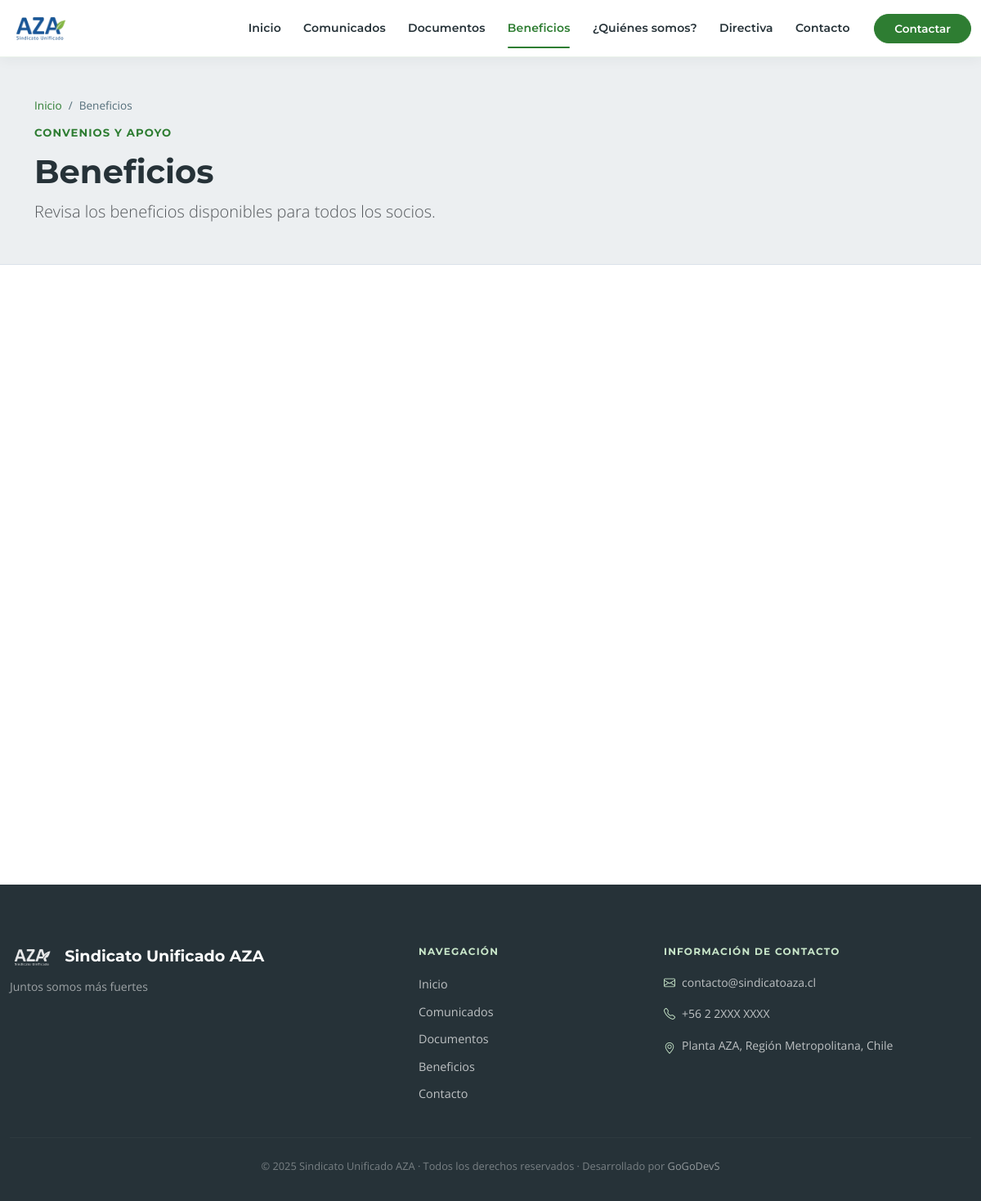
/beneficios/, run on the app's committed database.
### apps/siteconfig/models.py (models this page shows, shortened)
class SiteConfiguration(models.Model):
    site_name = models.CharField("nombre del sitio", max_length=150)
    site_tagline = models.CharField("bajada del sitio", max_length=200, blank=True)
    meta_description = models.CharField(
        "meta descripcion",
        max_length=255,
        blank=True,
        help_text="Descripcion breve para SEO y navegadores.",
    )
    logo = models.ImageField("logo", upload_to=siteconfig_upload_to, blank=True, null=True)
    primary_color = models.CharField(
        "color principal",
        max_length=7,
        default="#0F4C5C",
        validators=[hex_color_validator],
        help_text="Color institucional principal en formato hexadecimal.",
    )
    secondary_color = models.CharField(
        "color secundario",
        max_length=7,
        default="#1F2937",
        validators=[hex_color_validator],
        help_text="Color secundario en formato hexadecimal.",
    )
    accent_color = models.CharField(
        "color de acento",
        max_length=7,
        default="#EAB308",
        validators=[hex_color_validator],
        help_text="Color de apoyo para llamados a la accion.",
    )
    contact_email = models.EmailField("correo de contacto", blank=True)
    contact_phone = models.CharField("telefono de contacto", max_length=30, blank=True)
    whatsapp_number = models.CharField("WhatsApp", max_length=30, blank=True)
    address = models.CharField("direccion", max_length=255, blank=True)
    facebook_url = models.URLField("Facebook", blank=True)
    instagram_url = models.URLField("Instagram", blank=True)
    x_url = models.URLField("X / Twitter", blank=True)
    youtube_url = models.URLField("YouTube", blank=True)
    linkedin_url = models.URLField("LinkedIn", blank=True)
    hero_title = models.CharField("titulo hero", max_length=160, blank=True)
    hero_text = models.TextField("texto hero", blank=True)
    hero_image = models.ImageField(
        "imagen hero",
        upload_to=siteconfig_upload_to,
        blank=True,
        null=True,
    )
    updated_at = models.DateTimeField("actualizado", auto_now=True)
    class Meta:
        verbose_name = "configuracion del sitio"
        verbose_name_plural = "configuracion del sitio"
    @classmethod
    def get_solo(cls):
        return cls.objects.first()

### apps/beneficios/views.py (the view)
# urls.py: path("", BeneficioListView.as_view(), name="list"),
class BeneficioListView(ListView):
    model = Beneficio
    template_name = "beneficios/beneficio_list.html"
    context_object_name = "beneficios"
    paginate_by = 9
    def get_queryset(self):
        return (
            Beneficio.objects.select_related("categoria")
            .filter(activo=True, categoria__activo=True)
            .order_by("-destacado", "titulo")
        )

### apps/beneficios/models.py (called while the page is built)
    def __str__(self):
        return self.nombre

### apps/core/context_processors.py (called while the page is built)
def site_configuration(request):
    return {
        "site_configuration": SiteConfiguration.get_solo(),
    }

### templates/beneficios/beneficio_list.html (shortened to what this page needs)
{% extends "base.html" %}
{% block content %}
<section class="page-header py-5">
    <div class="container">
        <nav aria-label="breadcrumb">
            <ol class="breadcrumb mb-2">
                <li class="breadcrumb-item"><a href="{% url 'core:home' %}">Inicio</a></li>
                <li class="breadcrumb-item active">Beneficios</li>
            </ol>
        </nav>
        <span class="section-eyebrow">Convenios y apoyo</span>
        <h1 class="display-6 fw-bold mb-2">Beneficios</h1>
        <p class="lead text-muted mb-0">Revisa los beneficios disponibles para todos los socios.</p>
    </div>
</section>
<section class="pb-5 pt-4">
    <div class="container">
        <div class="row g-4">
        </div>
    </div>
</section>
{% endblock %}

### templates/includes/header.html (shortened to what this page needs)
{% load static %}
<header class="site-header">
    <nav class="navbar navbar-expand-lg navbar-light">
        <div class="container header-container">
            <a class="navbar-brand" href="{% url 'core:home' %}">
                <div class="navbar-logo-container">
                    <img src="{% if site_configuration.logo %}{{ site_configuration.logo.url }}{% else %}{% static 'img/logo.png' %}{% endif %}"
                         alt="Sindicato AZA"
                         loading="lazy"
                         onerror="this.style.display='none'">
                </div>
            </a>
            <div class="collapse navbar-collapse" id="mainNavbar">
                <ul class="navbar-nav ms-auto mb-2 mb-lg-0 align-items-lg-center">
                    <li class="nav-item">
                        <a class="nav-link" href="{% url 'core:home' %}">Inicio</a>
                    </li>
                    <li class="nav-item">
                        <a class="nav-link" href="{% url 'comunicados:list' %}">Comunicados</a>
                    </li>
                    <li class="nav-item">
                        <a class="nav-link" href="{% url 'documentos:list' %}">Documentos</a>
                    </li>
                    <li class="nav-item">
                        <a class="nav-link" href="{% url 'beneficios:list' %}">Beneficios</a>
                    </li>
                    <li class="nav-item">
                        <a class="nav-link" href="{% url 'core:home' %}#quienes-somos">¿Quiénes somos?</a>
                    </li>
                    <li class="nav-item">
                        <a class="nav-link" href="{% url 'core:home' %}#directiva">Directiva</a>
                    </li>
                    <li class="nav-item">
                        <a class="nav-link" href="{% url 'contacto:index' %}">Contacto</a>
                    </li>
                    <li class="nav-item ms-lg-3">
                        <a class="btn btn-primary btn-sm px-4 rounded-pill" href="{% url 'contacto:index' %}">Contactar</a>
                    </li>
                </ul>
            </div>
        </div>
    </nav>
</header>

### templates/includes/footer.html
<footer class="site-footer py-5 mt-5">
    <div class="container footer-container">
        <div class="row g-4 align-items-start">
            <div class="col-lg-5">
                <p class="mb-2 footer-brand">
                    {% if site_configuration.logo %}
                        <img src="{{ site_configuration.logo.url }}" alt="{{ site_configuration.site_name }}" height="32" class="me-2" style="filter: brightness(0) invert(1); opacity:0.9;">
                    {% endif %}
                    {{ site_configuration.site_name|default:"Sindicato Unificado AZA" }}
                </p>
                <p class="mb-0 text-muted small">
                    {{ site_configuration.site_tagline|default:"Juntos somos más fuertes" }}
                </p>
            </div>
            <div class="col-sm-6 col-lg-3">
                <p class="footer-title">Navegación</p>
                <ul class="footer-links list-unstyled mb-0">
                    <li><a href="{% url 'core:home' %}">Inicio</a></li>
                    <li><a href="{% url 'comunicados:list' %}">Comunicados</a></li>
                    <li><a href="{% url 'documentos:list' %}">Documentos</a></li>
                    <li><a href="{% url 'beneficios:list' %}">Beneficios</a></li>
                    <li><a href="{% url 'contacto:index' %}">Contacto</a></li>
                </ul>
            </div>
            <div class="col-sm-6 col-lg-4">
                <p class="footer-title">Información de contacto</p>
                <div class="footer-contact small d-flex flex-column gap-2">
                    {% if site_configuration.contact_email %}
                        <a class="text-decoration-none d-flex align-items-center gap-2" href="mailto:{{ site_configuration.contact_email }}" style="color: rgba(255,255,255,0.70);">
                            <i class="bi bi-envelope" style="color: var(--aza-verde-claro);"></i>
                            {{ site_configuration.contact_email }}
                        </a>
                    {% else %}
                        <span class="text-muted d-flex align-items-center gap-2">
                            <i class="bi bi-envelope" style="color: var(--aza-verde-claro);"></i>
                            Correo no configurado
                        </span>
                    {% endif %}
                    {% if site_configuration.contact_phone %}
                        <span class="d-flex align-items-center gap-2" style="color: rgba(255,255,255,0.70);">
                            <i class="bi bi-telephone" style="color: var(--aza-verde-claro);"></i>
                            {{ site_configuration.contact_phone }}
                        </span>
                    {% else %}
                        <span class="text-muted d-flex align-items-center gap-2">
                            <i class="bi bi-telephone" style="color: var(--aza-verde-claro);"></i>
                            Teléfono no configurado
                        </span>
                    {% endif %}
                    {% if site_configuration.address %}
                        <span class="d-flex align-items-start gap-2" style="color: rgba(255,255,255,0.70);">
                            <i class="bi bi-geo-alt mt-1" style="color: var(--aza-verde-claro); flex-shrink:0;"></i>
                            {{ site_configuration.address }}
                        </span>
                    {% endif %}
                </div>
            </div>
        </div>
        <hr class="footer-divider">
        <p class="footer-copy mb-0">
            &copy; 2025 Sindicato Unificado AZA &middot; Todos los derechos reservados &middot;
            Desarrollado por <a href="#">GoGoDevS</a>
        </p>
    </div>
</footer>

### static/css/base.css (style rules this page uses)
:root { --aza-verde: #2E7D32; --aza-verde-2: #43A047; --aza-verde-claro: #C8E6C9; --aza-azul: #1565C0; --aza-azul-2: #1976D2; --aza-gris-oscuro: #263238; --aza-gris-medio: #546E7A; --aza-gris-claro: #ECEFF1; --aza-blanco: #FFFFFF; --aza-acento: #FF6F00; --aza-primary: var(--aza-verde); --aza-secondary: var(--aza-gris-oscuro); --aza-accent: var(--aza-acento); --aza-light: var(--aza-gris-claro); --aza-border: #dbe2ea; --aza-surface: var(--aza-blanco); --aza-soft: #f0f7f0; --color-primary: var(--aza-verde); --color-secondary: var(--aza-gris-oscuro); --color-accent: var(--aza-acento); --color-muted-bg: var(--aza-gris-claro); --color-bg-soft: var(--aza-gris-claro); --color-text: var(--aza-gris-oscuro); --color-border: #dbe2ea; --color-dark-surface: var(--aza-azul); --color-dark-surface-2: var(--aza-verde); --font-titulo: 'Montserrat', 'Segoe UI', sans-serif; --font-cuerpo: 'Open Sans', 'Segoe UI', Tahoma, Geneva, Verdana, sans-serif; --transition: 0.22s ease; --radius: 0.75rem; }
html { min-height: 100%; scroll-behavior: smooth; }
body { min-height: 100vh; font-family: var(--font-cuerpo); color: var(--aza-gris-oscuro); background-color: var(--aza-blanco); line-height: 1.65; -webkit-font-smoothing: antialiased; text-rendering: optimizeLegibility; }
h1, h2, h3, h4, h5, h6 { font-family: var(--font-titulo); font-weight: 700; }
.container { --bs-gutter-x: 1.5rem; }
a { color: var(--aza-azul); transition: color var(--transition); }
.btn-primary { --bs-btn-bg: var(--aza-verde); --bs-btn-border-color: var(--aza-verde); --bs-btn-hover-bg: var(--aza-verde-2); --bs-btn-hover-border-color: var(--aza-verde-2); --bs-btn-active-bg: #1B5E20; --bs-btn-active-border-color: #1B5E20; font-family: var(--font-titulo); font-weight: 600; }
.section-eyebrow { display: inline-block; margin-bottom: 0.75rem; color: var(--aza-verde); font-size: 0.8rem; font-weight: 700; letter-spacing: 0.1em; text-transform: uppercase; font-family: var(--font-titulo); }
.navbar-logo-container { display: flex; align-items: center; gap: 10px; }
.navbar-logo-container img { height: 44px; width: auto; }

### static/css/pages.css (style rules this page uses)
.breadcrumb { font-size: 0.85rem; }
.breadcrumb-item a { color: var(--aza-verde); text-decoration: none; }
.breadcrumb-item.active { color: var(--aza-gris-medio); }
.breadcrumb-item + .breadcrumb-item::before { color: var(--aza-gris-medio); }
.page-header { background-color: var(--aza-gris-claro); border-bottom: 1px solid var(--color-border); }
.page-header .lead, .hero-section .lead { max-width: 62ch; }

### data on the page
SiteConfiguration: logo (picture), site_name "Sindicato Unificado AZA", site_tagline "Juntos somos más fuertes", contact_email "contacto@sindicatoaza.cl", contact_phone "+56 2 2XXX XXXX", address "Planta AZA, Región Metropolitana, Chile"
